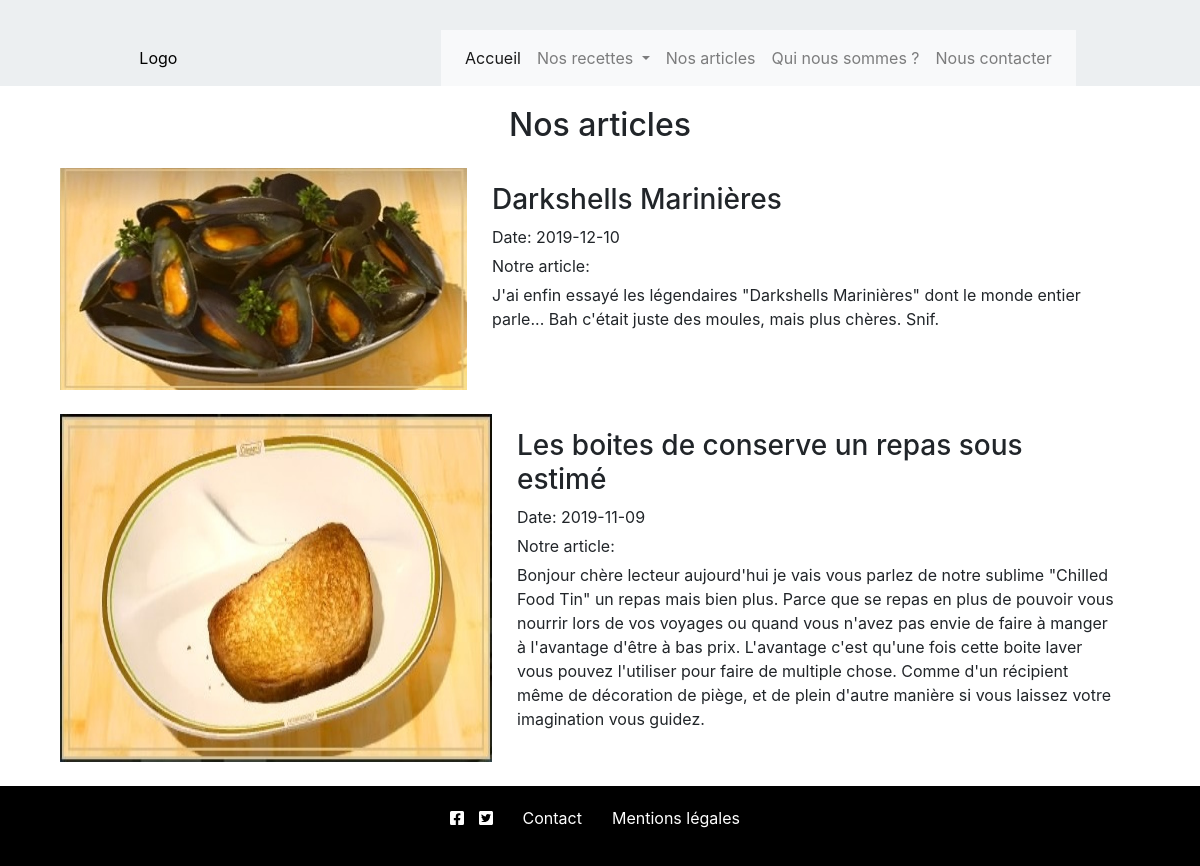
/front/nosarticles.php, run on an earlier commit of the app's database.
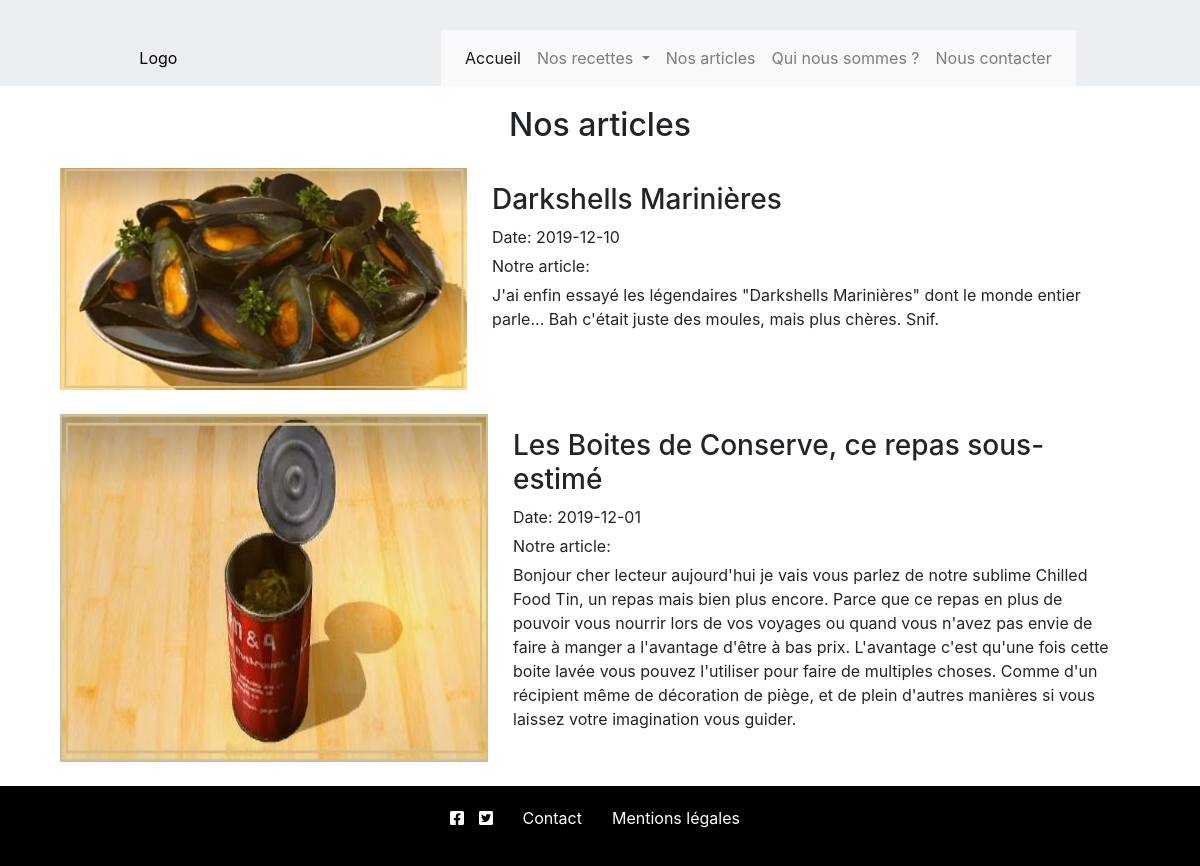
And on a later commit of the database.
### tables this page shows
CREATE TABLE IF NOT EXISTS `article` (
  `idArticle` int(4) NOT NULL AUTO_INCREMENT,
  `titreArticle` varchar(50) DEFAULT NULL,
  `contenuArticle` varchar(5000) DEFAULT NULL,
  `dateArticle` date DEFAULT NULL,
  `idMembre` int(4) NOT NULL,
  `idRecette` int(4) NOT NULL,
  PRIMARY KEY (`idArticle`),
  KEY `fkMembre` (`idMembre`),
  KEY `fkRecetteArticle` (`idRecette`)
);

### front/nosarticles.php (the view, shortened to what this page needs)
<section id="pageArticle">
  <h2>Nos articles</h2>
<?php
  $base = connect();
  $requete= $base->query("SELECT * FROM article ORDER BY dateArticle DESC");
  while($ligne= $requete->fetch(PDO::FETCH_OBJ)){
    $image = $base->query("SELECT urlImage FROM image, recette WHERE recette.idImage = image.idImage AND idRecette = '".$ligne->idRecette."'")->fetch(PDO::FETCH_OBJ);
    $thumbnail = '<article class="miniArticle">';
    $image->urlImage = str_replace("_p", "_g", $image->urlImage);
    $thumbnail .= '<img src="'.$image->urlImage.'" alt="'.$ligne->titreArticle.'">';
    $thumbnail .= '<div><h3>'.$ligne->titreArticle.'</h3>';
    $thumbnail .= '<ul><li>Date: '.$ligne->dateArticle.'</li>';
    $thumbnail .= '<li>Notre article: </li>';
    $thumbnail .= '<li>'.$ligne->contenuArticle.'</li></ul>';
    $thumbnail .= '</div></article>';
    echo $thumbnail;
  }
?>
</section>

### css/front.css (style rules this page uses)
* { margin:0; padding:0; box-sizing:border-box; }
a,input, textarea { outline:none; }
h1, h2, h3 { font-family: 'Libre Baskerville', serif; }
a { text-decoration: none; display: inline-block; padding: 5px 15px; }
body { font-size: 1.2rem; font-family: 'Roboto', sans-serif; }
header { justify-content: space-around; align-items: center; padding-top:30px; background-color:#eceff1 ; }
header ul { display: flex; list-style: none; height: 5vh; position: relative; }
header a { color: #000; }
object { width: 15vw; height: 15vh; pointer-events: none; }
header nav { z-index: 100; }
header li { background-color: #f8f9fa; }
#pageArticle { min-height: 70vh; }
#pageArticle h2 { text-align: center; margin-top: 20px; }
.miniArticle { width: 90%; margin: 2% auto; display: flex; position: relative; }
.miniArticle>div { padding: 15px 25px; }
.miniArticle li { list-style-type: none; margin-bottom: 5px; }
footer { background-color: #000; color: #fff; height: 10vh; justify-content: center; align-items: center; }
#reseauxSociaux { margin-right:10px; margin-bottom: 15px; }
#reseauxSociaux a { padding: 5px; }
footer a { color: #fff; }

What changed in the data, as far as the page shows it:
removed article: shows a picture, titreArticle "Les boites de conserve un repas sous estimé", dateArticle "2019-11-09", contenuArticle "Bonjour chère lecteur aujourd'hui je vais vous parlez de notre sublime \"Chilled Food Tin\" un repas mais bien plus. Parce que se repas en plus de pouvoir vous nourrir lors de vos voyages ou quand vous n'avez pas envie de faire à manger à l'avantage d'être à bas prix. L'avantage c'est qu'une fois cette boite laver vous pouvez l'utiliser pour faire de multiple chose. Comme d'un récipient même de décoration de piège, et de plein d'autre manière si vous laissez votre imagination vous guidez."
added article: shows a picture, titreArticle "Les Boites de Conserve, ce repas sous-estimé", dateArticle "2019-12-01", contenuArticle "Bonjour cher lecteur aujourd'hui je vais vous parlez de notre sublime Chilled Food Tin, un repas mais bien plus encore. Parce que ce repas en plus de pouvoir vous nourrir lors de vos voyages ou quand vous n'avez pas envie de faire à manger a l'avantage d'être à bas prix. L'avantage c'est qu'une fois cette boite lavée vous pouvez l'utiliser pour faire de multiples choses. Comme d'un récipient même de décoration de piège, et de plein d'autres manières si vous laissez votre imagination vous guider."
